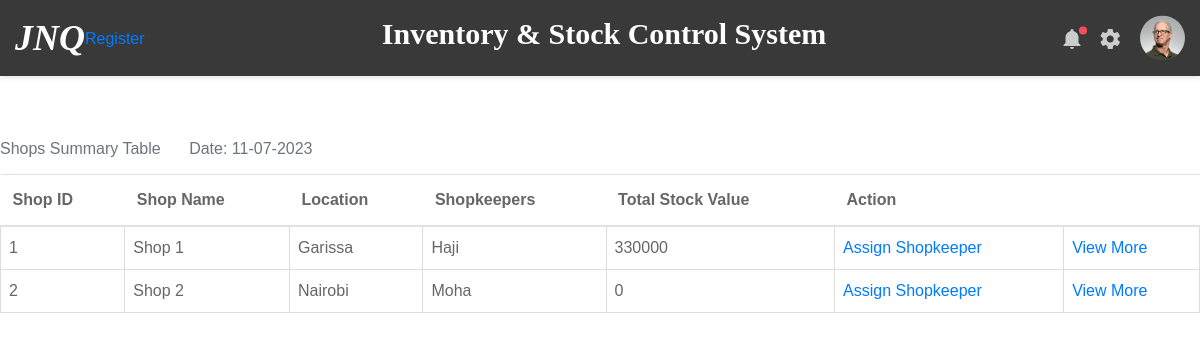
The app's page /view_shops with its own data.
### inventory/models.py (models this page shows)
class Shop(db.Model):
    id = db.Column(db.Integer, primary_key=True)
    shop_name = db.Column(db.String(100), nullable=False, unique=True)
    location = db.Column(db.String(100), nullable=False)
    date_registered = db.Column(db.DateTime, default=datetime.now)
    user_id = db.Column(db.Integer, db.ForeignKey('user.id'))
    sale = db.relationship('Sale', backref='shop', lazy=True)
    stock_received = db.relationship('StockReceived', backref='shop', lazy=True)
    stock_in = db.relationship('StockOut', backref='shop', lazy=True)
    item_association = db.relationship('ShopItem', back_populates='shop')
    items = association_proxy("item_association", "item")
    shopkeepers = db.relationship('Shopkeeper', backref='shop_details', lazy=True)

class User(db.Model, UserMixin):
    id = db.Column(db.Integer, primary_key=True)
    username = db.Column(db.String(50), unique=True, nullable=False)
    password = db.Column(db.String(100), nullable=False)
    user_role = db.Column(db.String(30), nullable=False)
    date_registered = db.Column(db.DateTime, default=datetime.now)
    shops = db.relationship('Shop', backref='staff', lazy=True)
    stores = db.relationship('Store', backref='staff', lazy=True)
    shopkeepers = db.relationship('Shopkeeper', backref='user_details', lazy=True)

### inventory/routes.py (the view)
@app.route('/view_shops', methods=['GET', 'POST'])
def view_shops():
    shops = Shop.query.all()
    users = User.query.all()
    date = today_date()
    shop_stock_lookup = {}
    for shop in shops:
        stock_value_list = []
        for product in ShopItem.query.filter_by(shop_id=shop.id).all():
            stock_value_list.append(product.item_value)
        total_stock_value = sum(stock_value_list)
        shop_stock_lookup[shop.id] = total_stock_value
    for user in users:
        for shopkeeper in user.shopkeepers:
            print(shopkeeper.user_details.username)
    return render_template('view_shops.html', shop_stock_lookup=shop_stock_lookup, shops=shops, date=date, users=users)

### inventory/routes.py (called while the page is built)
def today_date():
    date_today = datetime.today().strftime('%d-%m-%Y')
    return date_today

### inventory/templates/view_shops.html (shortened to what this page needs)
{% extends 'layout.html' %}
{% block content %}
     <table class="table">
         <caption style="caption-side: top">Shops Summary Table<span class="ml-4"> Date: {{date}}</span></caption>
          <thead>
            <tr>
              <th scope="col">Shop ID</th>
              <th scope="col">Shop Name</th>
              <th scope="col">Location</th>
              <th scope="col">Shopkeepers</th>
              <th scope="col">Total Stock Value</th>
              <th>Action</th>
              <th></th>
            </tr>
          </thead>
          <tbody>
          {% for shop in shops %}
              <tr>
                <td>{{ shop.id }}</td>
                <td>{{ shop.shop_name }}</td>
                <td>{{ shop.location }}</td>
                <td>
                  {% if shop.shopkeepers %}
                    {{ shop.shopkeepers[0].user_details.username }}
                  {% else %}
                    __
                  {% endif %}
                </td>
                <td>
                  {% if shop_stock_lookup %}
                    {{ shop_stock_lookup[shop.id] }}
                  {% else %}
                    0 Items
                  {% endif %}
                </td>
                <td>
                  <a href="{{ url_for('assign_shopkeeper', shop_id=shop.id) }}">Assign Shopkeeper</a>
                </td>
                <td>
                  <a href="{{ url_for('view_shop', shop_id=shop.id) }}">View More</a>
                </td>
              </tr>
            {% endfor %}
          </tbody>
     </table>
{% endblock %}

### records on screen
Shop: id "1", shop_name "Shop 1", location "Garissa", username "Haji", shop_stock_lookup "330000"
Shop: id "2", shop_name "Shop 2", location "Nairobi", username "Moha", shop_stock_lookup "0"

### other values on screen
{{ date }} "11-07-2023"
